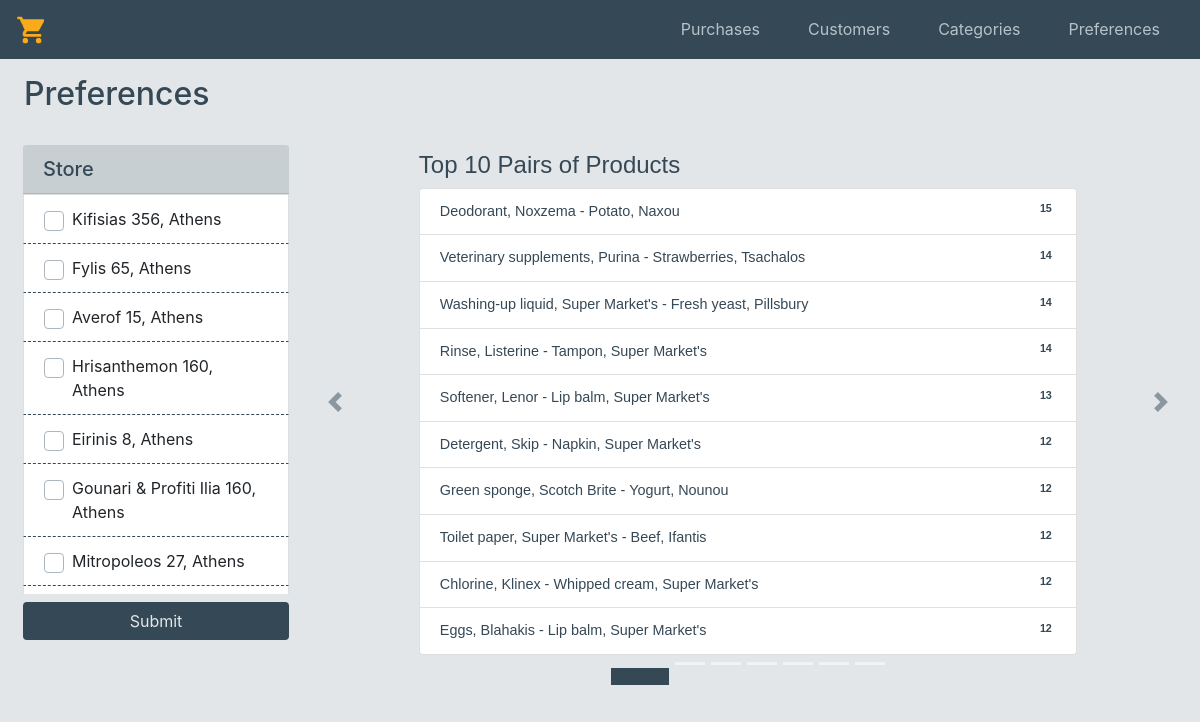
The page /preferences.php on the database its author committed.
### tables this page shows
CREATE TABLE `store` (
  `storeid` int(4) NOT NULL,
  `street_name` varchar(30) NOT NULL,
  `street_number` decimal(3,0) NOT NULL,
  `city` varchar(30) NOT NULL,
  `zip` decimal(5,0) NOT NULL,
  `sq_meters` decimal(6,1) NOT NULL
);

### src/preferences_sql.php (called while the page is built, shortened)
<?php
$conn = mysqli_connect('192.168.99.100', 'root', 'root', 'supermarketdb');
$sql = 'SELECT * FROM store ORDER BY city ASC';
$result = mysqli_query($conn, $sql);
$stores = mysqli_fetch_all($result, MYSQLI_ASSOC);
$storefix = false;
if ($storefix == false) {
    $sql1 = 'SELECT COUNT(*) AS count, t1.productid, t1.name AS name1, t1.brand AS brand1, t2.productid, t2.name AS name2, t2.brand AS brand2
         FROM famous_pairs t1, famous_pairs t2
         WHERE t1.productid > t2.productid
         AND t1.purid = t2.purid
         GROUP BY t1.productid, t2.productid ORDER BY count DESC LIMIT 10;';
}
$result1 = mysqli_query($conn, $sql1);
$famous_pairs = mysqli_fetch_all($result1, MYSQLI_ASSOC);

### src/preferences.php (the view, shortened to what this page needs)
<?php include 'preferences_sql.php'; ?>
<?php include 'templates/header.php'; ?>
<div class="row my-3 mx-4" style="color:#354856;">
    <div class="h2">Preferences</div>
</div>
<div class="row my-3 mx-2">
    <form class="col-3 justify-content-start" action="/preferences.php" method="GET" id="purform">
        <div style="background-color:#e3e6e8;">
            <div class="card my-2 border-0">
                <div class="card-header" id="headingOne" data-toggle="collapse" data-target="#collapseOne" aria-expanded="true" aria-controls="collapseOne" style="background-color:#c8cfd2;">
                    <h5 class="mb-0" style="color:#354856;">
                        Store
                    </h5>
                </div>
                <div id="collapseOne" class="collapse show" aria-labelledby="headingOne" data-parent="#accordion">
                    <div class="card-body p-0 overflow-auto" id="scrolli">
                        <ul class="list-group px-0" style="max-height: 400px;">
                            <?php foreach ($stores as $stor) { ?>
                                <li class="list-group-item rounded-0" style="border-bottom:1px dashed #354856;">
                                    <div class="custom-control custom-checkbox" style="padding-left: 1.75rem">
                                        <label class="custom-control-label" for="storch<?php echo $stor['storeid'] ?>">
                                            <?php echo $stor['street_name'] . ' ' . $stor['street_number'] . ', ' . $stor['city'] ?>
                                        </label>
                                    </div>
                                </li>
                            <?php } ?>
                        </ul>
                    </div>
                </div>
            </div>
        </div>
        <button type="submit" name="submit" value="submit" class="btn btn-block" style="float: right; color:#e3e6e8; background-color:#354856;">Submit</button>
    </form>
    <div id="carouselExampleIndicators" class="carousel slide col-9" data-ride="carousel" data-interval="10000">
        <ol class="carousel-indicators" style="bottom:-50px;">
            <li data-target="#carouselExampleIndicators" data-slide-to="0" style="height: 3px;" class="active"></li>
            <li data-target="#carouselExampleIndicators" data-slide-to="1" style="height: 3px;"></li>
            <li data-target="#carouselExampleIndicators" data-slide-to="2" style="height: 3px;"></li>
            <li data-target="#carouselExampleIndicators" data-slide-to="3" style="height: 3px;"></li>
            <li data-target="#carouselExampleIndicators" data-slide-to="4" style="height: 3px;"></li>
            <li data-target="#carouselExampleIndicators" data-slide-to="5" style="height: 3px;"></li>
            <li data-target="#carouselExampleIndicators" data-slide-to="6" style="height: 3px;"></li>
        </ol>
        <div class="carousel-inner d-flex justify-content-center">
            <div class="carousel-item active" style="width: 80%; background-color: #e3e6e8;">
                <div class="h4" style="color: #354856;">Top 10 Pairs of Products</div>
                <ul class="list-group" style="font-size: 0.9rem; font-weight: 400; line-height: 1.5; color: #354856;">
                    <?php foreach ($famous_pairs as $pair1) { ?>
                        <li class="list-group-item d-flex justify-content-between"><?php echo ucfirst($pair1['name1']) . ', ' . $pair1['brand1'] . ' - ' . ucfirst($pair1['name2']) . ', ' . $pair1['brand2'] ?><span class="badge"><?php echo $pair1['count'] ?></span></li>
                    <?php } ?>
                </ul>
            </div>
        </div>
        <a class="carousel-control-prev" style="width: 7%" href="#carouselExampleIndicators" role="button" data-slide="prev">
            <span class="carousel-control-prev-icon" aria-hidden="true"></span>
        </a>
        <a class="carousel-control-next" style="width: 7%" href="#carouselExampleIndicators" role="button" data-slide="next">
            <span class="carousel-control-next-icon" aria-hidden="true"></span>
        </a>
    </div>
</div>
</body>
</html>

### src/templates/style.css (style rules this page uses)
.custom-control-label::before { width: 1.25rem; height: 1.25rem; left: -1.75rem; }
.custom-control-label::after { width: 1.25rem; height: 1.25rem; left: -1.75rem; }
.active { font-family: arial, verdana; font-size: 12px; padding: 8px 14px 6px 14px; margin: 3px; background-color: #404040; text-decoration: none; border-radius: 3px; margin: 6px; color: #FFF; }
.carousel-indicators .active { background-color: #354856; background-clip: padding-box; }

### rows shown on the page
store: street_name "Kifisias", street_number "356", city "Athens"
store: street_name "Fylis", street_number "65", city "Athens"
store: street_name "Averof", street_number "15", city "Athens"
store: street_name "Hrisanthemon", street_number "160", city "Athens"
store: street_name "Eirinis", street_number "8", city "Athens"
store: street_name "Gounari & Profiti Ilia", street_number "160", city "Athens"
store: street_name "Mitropoleos", street_number "27", city "Athens"

### other values the page prints
$pair1['name1'] "Deodorant"
$pair1['brand1'] "Noxzema"
$pair1['name2'] "Potato"
$pair1['brand2'] "Naxou"
$pair1['count'] "15"
$pair1['name1'] "Veterinary supplements"
$pair1['brand1'] "Purina"
$pair1['name2'] "Strawberries"
$pair1['brand2'] "Tsachalos"
$pair1['count'] "14"
$pair1['name1'] "Washing-up liquid"
$pair1['brand1'] "Super Market's"
$pair1['name2'] "Fresh yeast"
$pair1['brand2'] "Pillsbury"
$pair1['name1'] "Rinse"
